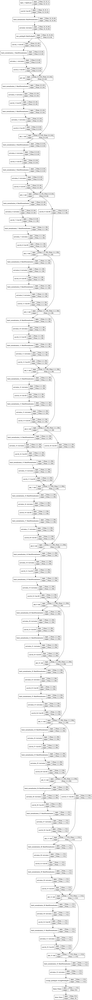
#> input picture model.png, 92 x 1000 px, shrunk from 1195 x 12923 before the run
$ python binarize-one.py model.png
#> lines starting #> are read from the running program, lines starting #| are printed output that depends on the picture
# coding: utf-8

import cv2
import numpy as np
import sys

args = sys.argv


def binarize(img):
    green = img[:, :, 1]
    red = img[:, :, 2]
    redGreen = cv2.addWeighted(red, 0.5, green, 0.5, 0)
    # binalize
    th_red = cv2.adaptiveThreshold(
        redGreen,
        255,
        cv2.ADAPTIVE_THRESH_GAUSSIAN_C,
        cv2.THRESH_BINARY_INV,
        9,
        10)
    # cleaning noise by opening
    kernel = np.ones((1, 1), np.uint8)  # [[1]]
    th_red = cv2.morphologyEx(th_red, cv2.MORPH_OPEN, kernel)

    return th_red


def main():
    img = cv2.imread(args[1], cv2.IMREAD_COLOR)
#> img is the input picture: shape (1000, 92, 3); min 128, max 255, mean 246
    b_img = binarize(img)
#> in binarize, `th_red = cv2.adaptiveThreshold( redGreen, 255, cv2.ADAPTIVE_THRESH_GAU..`:
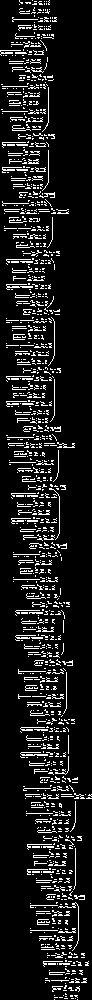
#> th_red: shape (1000, 92); 11.1% white in thin lines or dots
    cv2.imwrite('b-' + args[1], b_img)


if __name__ == '__main__':
    main()
